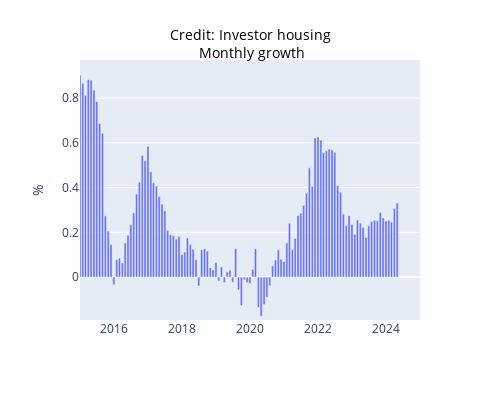

Write notebook code for a chart like this one.
### Code cell
startDateExample = datetime(2015, 1, 1)
endDateExample = datetime(2024, 12, 31)
seriesToGraph = 'Credit; Investor housing; Monthly growth'

graph_series(seriesToGraph, df, startDateExample, endDateExample)

### Figure 1 — Plotly figure (JSON) as saved in the notebook; plotly's stock layout.template omitted (floating-point values rounded to 4 significant figures; data arrays with more than 128 entries replaced by an {"elided": "..."} marker saying what was removed)
{"data": [{"alignmentgroup": "True", "hovertemplate": "Date=%{x}<br>Credit; Investor housing; Monthly growth=%{y}<extra></extra>", "legendgroup": "", "marker": {"color": "#636efa", "pattern": {"shape": ""}}, "name": "", "offsetgroup": "", "orientation": "v", "showlegend": false, "textposition": "auto", "type": "bar", "x": {"elided": "572 str values"}, "xaxis": "x", "y": {"elided": "572 float values"}, "yaxis": "y"}], "layout": {"barmode": "relative", "height": 400, "hovermode": "x", "legend": {"tracegroupgap": 0}, "margin": {"t": 60}, "title": {"font": {"color": "black", "size": 14}, "text": "Credit: Investor housing<br> Monthly growth", "x": 0.5, "y": 0.9}, "width": 500, "xaxis": {"anchor": "y", "domain": [0, 1], "range": ["2015-01-01T00:00:00", "2024-12-31T00:00:00"], "title": {"text": " "}, "type": "date"}, "yaxis": {"anchor": "x", "domain": [0, 1], "range": [-0.1916, 0.97], "title": {"text": "%"}, "type": "linear"}}}
